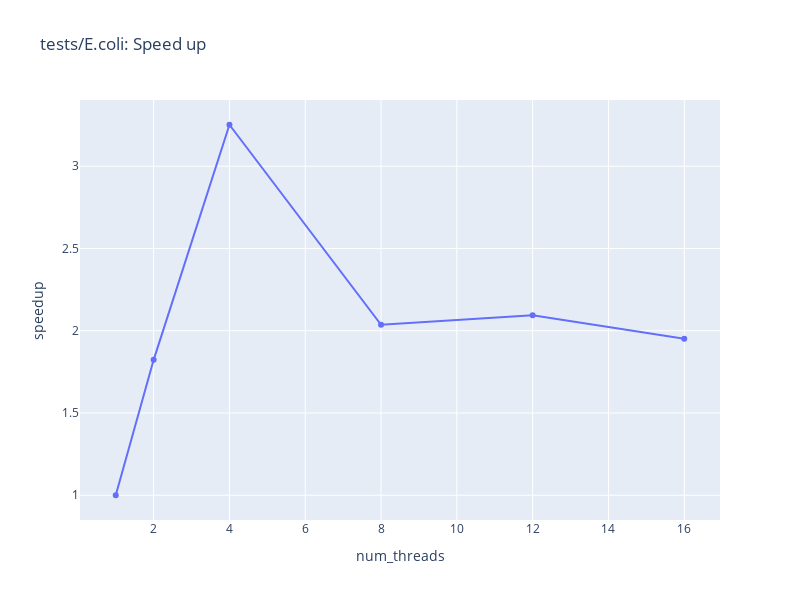
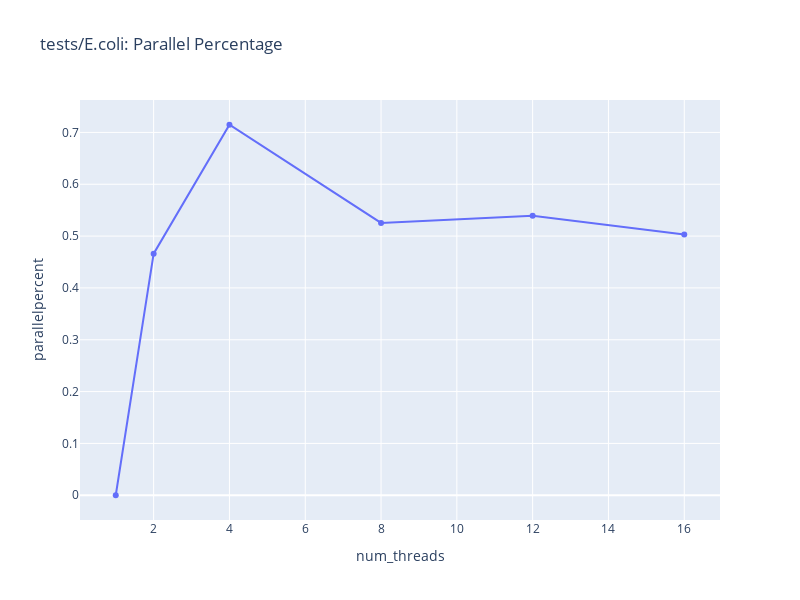
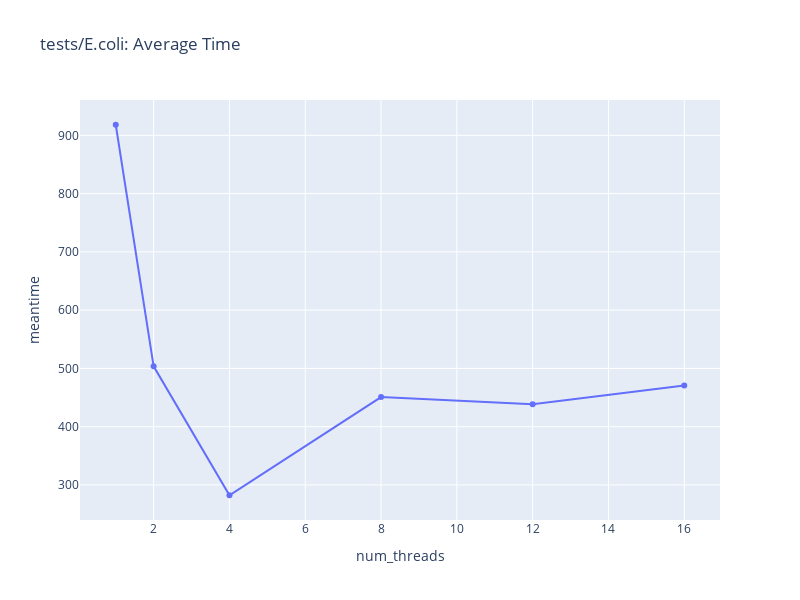

The cell these charts' notebook holds for them, in order:
### Code cell
infile = 'tests/E.coli'
amdahs_ = calcamdahlforinput(evaldf, infile)
[print(n) for n in amdahs_]
amdf = pd.DataFrame(amdahs_, columns=["num_threads", "speedup", "parallelpercent", "meantime"])
fig = px.line(amdf, x="num_threads", y="speedup", height=height, width=width, title=f"{infile}: Speed up", markers=True)
fig.show()
fig.write_image("ecol_speedup.png")
fig = px.line(amdf, x="num_threads", y="parallelpercent", height=height, width=width, title=f"{infile}: Parallel Percentage", markers=True)
fig.show()
fig.write_image("ecol_Parallel_Percentage.png")
fig = px.line(amdf, x="num_threads", y="meantime", height=height, width=width, title=f"{infile}: Average Time", markers=True)
fig.show()
fig.write_image("ecol_Average_time.png")

### Figure 1 — Plotly figure (JSON) as saved in the notebook; plotly's stock layout.template omitted (floating-point values rounded to 4 significant figures)
{"data": [{"hovertemplate": "num_threads=%{x}<br>speedup=%{y}<extra></extra>", "legendgroup": "", "line": {"color": "#636efa", "dash": "solid"}, "marker": {"symbol": "circle"}, "mode": "markers+lines", "name": "", "orientation": "v", "showlegend": false, "type": "scatter", "x": [1, 2, 4, 8, 12, 16], "xaxis": "x", "y": [1, 1.823, 3.252, 2.036, 2.094, 1.951], "yaxis": "y"}], "layout": {"height": 600, "legend": {"tracegroupgap": 0}, "title": {"text": "tests/E.coli: Speed up"}, "width": 800, "xaxis": {"anchor": "y", "autorange": true, "domain": [0, 1], "range": [0.05673, 16.94], "title": {"text": "num_threads"}, "type": "linear"}, "yaxis": {"anchor": "x", "autorange": true, "domain": [0, 1], "range": [0.8496, 3.402], "title": {"text": "speedup"}, "type": "linear"}}}

### Figure 2 — Plotly figure (JSON) as saved in the notebook; plotly's stock layout.template omitted (floating-point values rounded to 4 significant figures)
{"data": [{"hovertemplate": "num_threads=%{x}<br>parallelpercent=%{y}<extra></extra>", "legendgroup": "", "line": {"color": "#636efa", "dash": "solid"}, "marker": {"symbol": "circle"}, "mode": "markers+lines", "name": "", "orientation": "v", "showlegend": false, "type": "scatter", "x": [1, 2, 4, 8, 12, 16], "xaxis": "x", "y": [0, 0.4661, 0.7148, 0.5253, 0.5393, 0.5033], "yaxis": "y"}], "layout": {"height": 600, "legend": {"tracegroupgap": 0}, "title": {"text": "tests/E.coli: Parallel Percentage"}, "width": 800, "xaxis": {"anchor": "y", "autorange": true, "domain": [0, 1], "range": [0.05673, 16.94], "title": {"text": "num_threads"}, "type": "linear"}, "yaxis": {"anchor": "x", "autorange": true, "domain": [0, 1], "range": [-0.04775, 0.7626], "title": {"text": "parallelpercent"}, "type": "linear"}}}

### Figure 3 — Plotly figure (JSON) as saved in the notebook; plotly's stock layout.template omitted (floating-point values rounded to 4 significant figures)
{"data": [{"hovertemplate": "num_threads=%{x}<br>meantime=%{y}<extra></extra>", "legendgroup": "", "line": {"color": "#636efa", "dash": "solid"}, "marker": {"symbol": "circle"}, "mode": "markers+lines", "name": "", "orientation": "v", "showlegend": false, "type": "scatter", "x": [1, 2, 4, 8, 12, 16], "xaxis": "x", "y": [918.1, 503.6, 282.3, 450.9, 438.5, 470.5], "yaxis": "y"}], "layout": {"height": 600, "legend": {"tracegroupgap": 0}, "title": {"text": "tests/E.coli: Average Time"}, "width": 800, "xaxis": {"anchor": "y", "autorange": true, "domain": [0, 1], "range": [0.05673, 16.94], "title": {"text": "num_threads"}, "type": "linear"}, "yaxis": {"anchor": "x", "autorange": true, "domain": [0, 1], "range": [239.9, 960.6], "title": {"text": "meantime"}, "type": "linear"}}}
